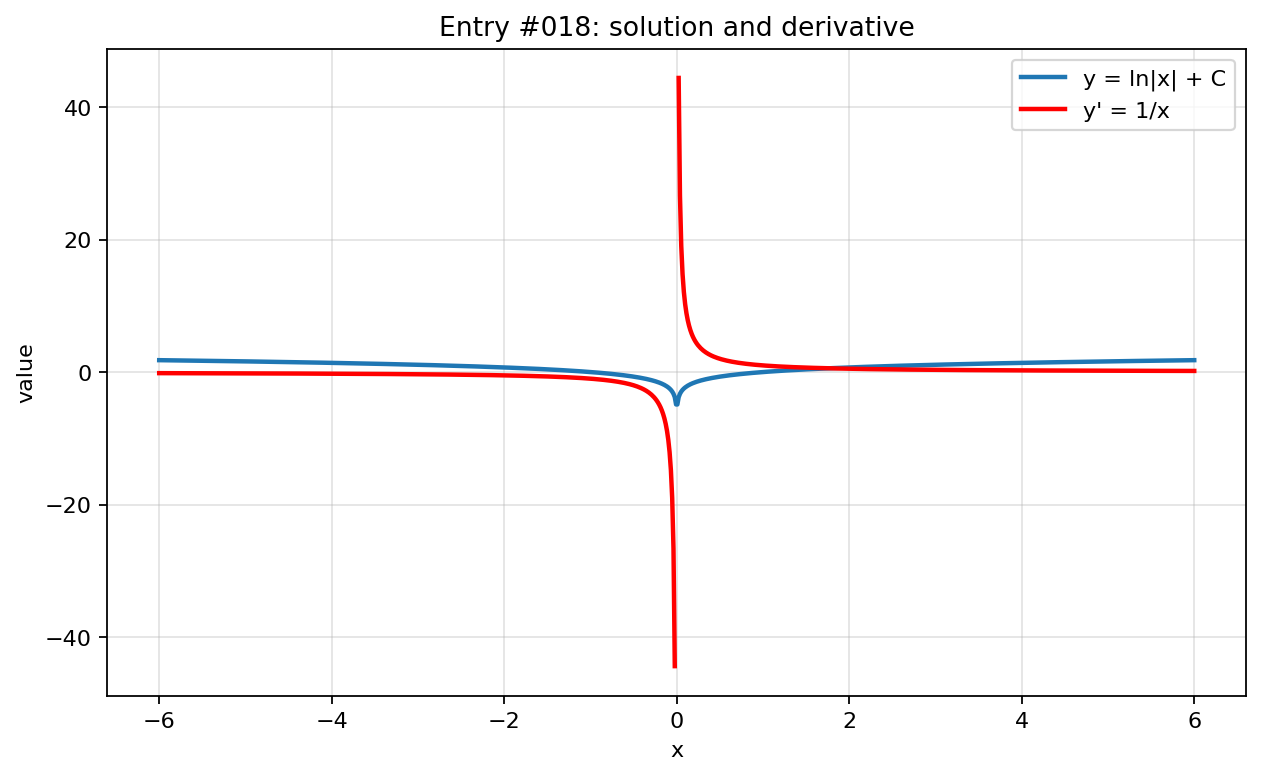

The script that drew this image:
import numpy as np
import matplotlib.pyplot as plt

x = np.linspace(-6, 6, 800)

with np.errstate(divide="ignore", invalid="ignore", over="ignore"):
    y = np.log(np.abs(x))
    y_prime = 1/x


def mask(values, limit=100):
    return np.where(np.isfinite(values) & (np.abs(values) <= limit), values, np.nan)

y = mask(y)
y_prime = mask(y_prime)
plt.figure(figsize=(8, 5))
plt.plot(x, y, label="y = ln|x| + C", linewidth=2)
plt.plot(x, y_prime, label="y' = 1/x", linewidth=2, color="red")
plt.title("Entry #018: solution and derivative")
plt.xlabel("x")
plt.ylabel("value")
plt.grid(True, alpha=0.35)
plt.legend()
plt.tight_layout()
plt.show()
